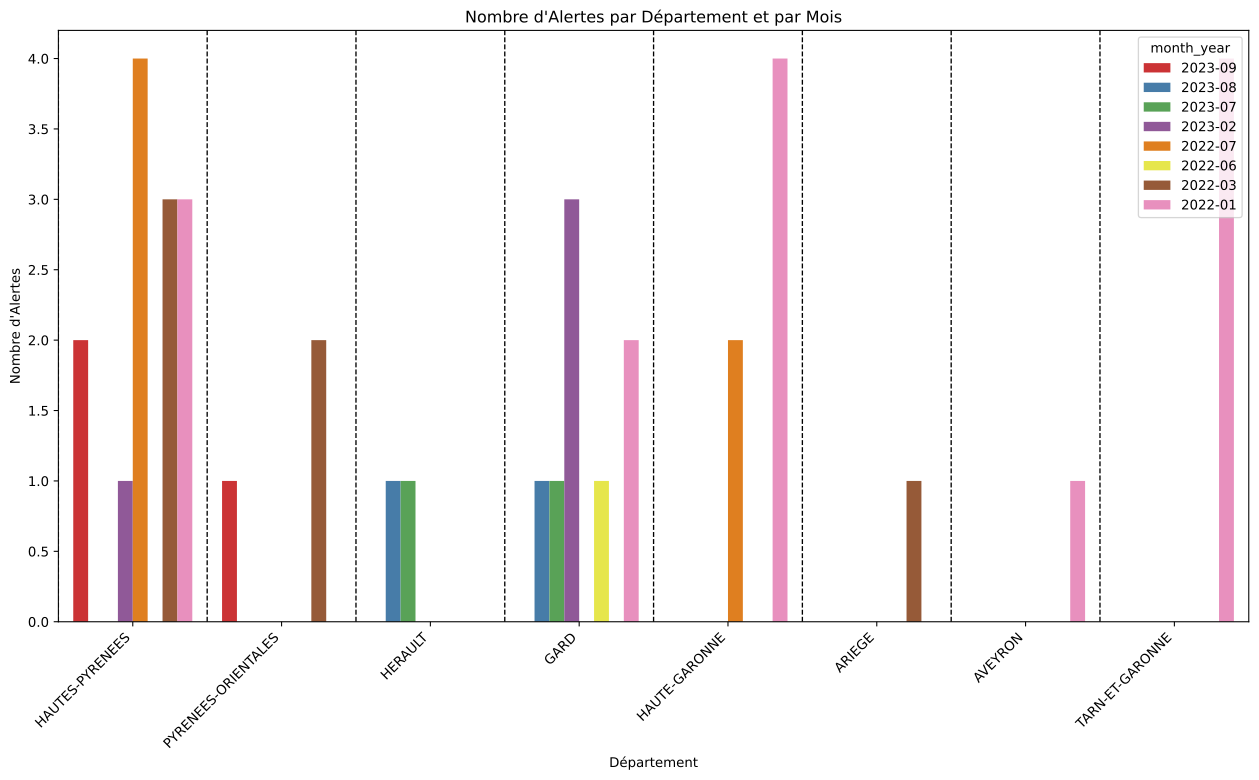

This chart was generated by the following Python code:
import requests
import pandas as pd
import matplotlib.pyplot as plt
import seaborn as sns
from datetime import datetime
import os

# Récupérer les données depuis l'URL
url = "https://services9.arcgis.com/7Sr9Ek9c1QTKmbwr/arcgis/rest/services/epipol_occitanie/FeatureServer/0/query?outFields=*&where=1%3D1&f=geojson"
response = requests.get(url)
data = response.json()

# Créer un DataFrame Pandas à partir des données GeoJSON
features = data.get('features', [])
data_list = []

for feature in features:
    properties = feature.get('properties', {})
    geometry = feature.get('geometry', {})
    coordinates = geometry.get('coordinates', [])
    lib_zone = properties.get('lib_zone', '')
    etat = properties.get('etat', '')
    date_ech = properties.get('date_ech', '')
    
    # Ajout des informations sur les polluants responsables (à ajuster si ces informations sont disponibles)
    code_pol = properties.get('code_pol', '')
    lib_pol = properties.get('lib_pol', '')

    # Vérifier si la date est présente
    if date_ech:
        date_ech = datetime.fromtimestamp(date_ech / 1000).strftime('%m/%d/%Y')  # Format mois/jour/année (américain)

    data_list.append({'lib_zone': lib_zone, 'etat': etat, 'date_ech': date_ech, 'coordinates': tuple(coordinates),
                      'code_pol': code_pol, 'lib_pol': lib_pol})

df = pd.DataFrame(data_list)

# Filtrer les lignes où l'état est "ALERTE"
df_alertes = df[df['etat'] == 'ALERTE']

# Ajouter une colonne avec les dates pour les alertes
df_alertes['date_ech'] = pd.to_datetime(df_alertes['date_ech'], errors='coerce')
df_alertes['month_year'] = df_alertes['date_ech'].dt.to_period('M')

# Créer un graphique à barres empilées avec délimitations entre les départements
plt.figure(figsize=(16, 8))
sns.countplot(x='lib_zone', hue='month_year', data=df_alertes, palette='Set1', dodge=True)
plt.title('Nombre d\'Alertes par Département et par Mois')
plt.xlabel('Département')
plt.ylabel("Nombre d'Alertes")
plt.xticks(rotation=45, ha='right')

# Ajouter des délimitations entre les départements
for i in range(len(df_alertes['lib_zone'].unique())):
    plt.axvline(x=i - 0.5, color='black', linestyle='--', linewidth=1)

# Afficher le graphique sans l'enregistrer
plt.show()
